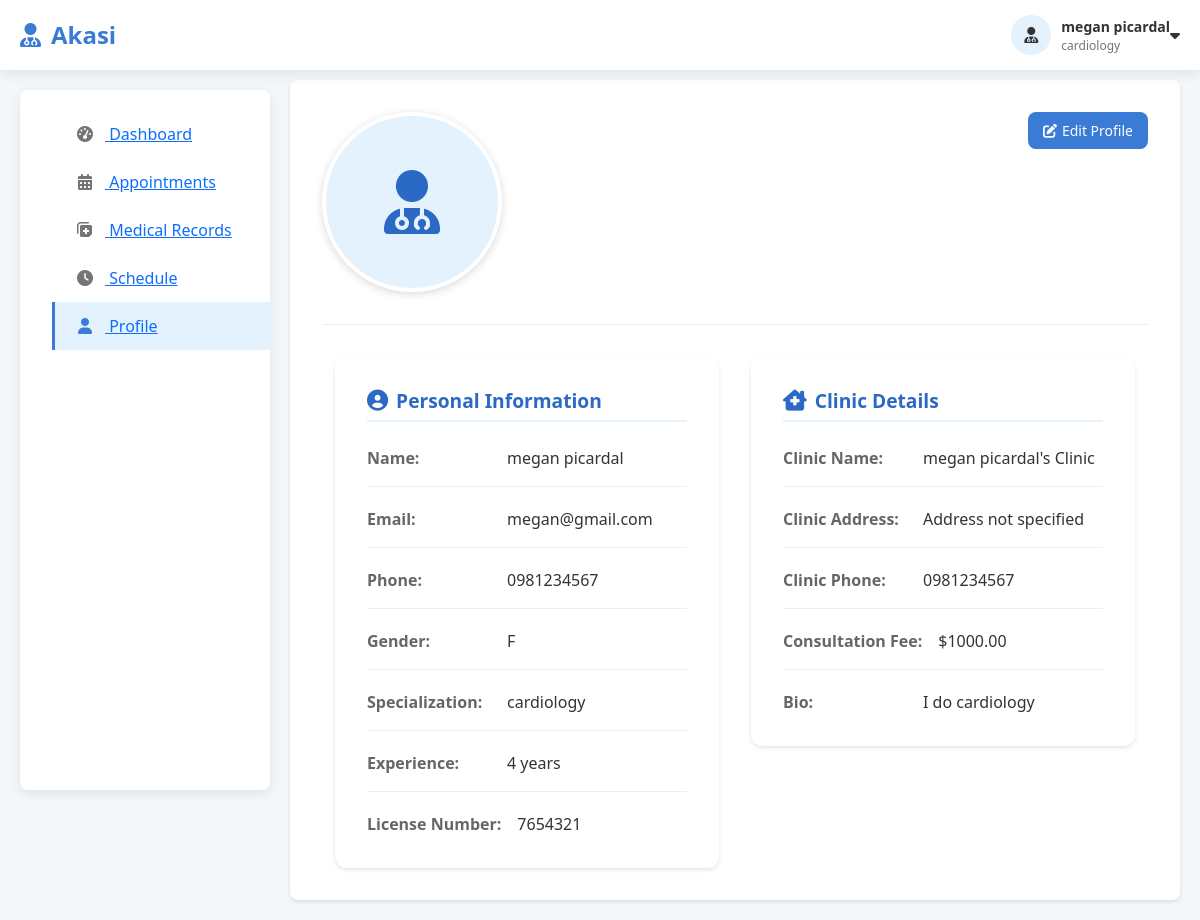
The page /one/doctor_profile.php (signed in) on the database its author committed.
### tables this page shows
CREATE TABLE `clinic` (
  `ClinicID` int(11) NOT NULL,
  `ClinicName` varchar(255) NOT NULL,
  `ClinicAddress` varchar(255) NOT NULL,
  `ClinicPhone` varchar(20) NOT NULL,
  `DoctorID` int(11) DEFAULT NULL
);

CREATE TABLE `doctor` (
  `DoctorID` int(11) NOT NULL,
  `DoctorName` varchar(255) NOT NULL,
  `DoctorEmail` varchar(255) NOT NULL,
  `DoctorPhone` varchar(20) NOT NULL,
  `DoctorGender` char(1) DEFAULT NULL,
  `Specialization` varchar(100) NOT NULL,
  `LicenseNumber` varchar(50) NOT NULL,
  `Bio` text DEFAULT NULL,
  `Experience` smallint(6) DEFAULT NULL,
  `ConsultationFee` decimal(10,2) NOT NULL,
  `DoctorPassword` varchar(255) NOT NULL,
  `DoctorCreated` timestamp NOT NULL DEFAULT current_timestamp(),
  `profile_picture` varchar(255) DEFAULT NULL
);

### one/doctor_profile.php (the view, shortened to what this page needs)
<?php
$pdo = getDBConnection();
$doctorId = $_SESSION['user_id'] ?? null;
$stmt = $pdo->prepare("
    SELECT d.*, c.ClinicName, c.ClinicAddress, c.ClinicPhone
    FROM doctor d
    LEFT JOIN clinic c ON d.DoctorID = c.DoctorID
    WHERE d.DoctorID = ?
");
$stmt->execute([$doctorId]);
$doctorData = $stmt->fetch(PDO::FETCH_ASSOC);
?>
<!DOCTYPE html>
<html lang="en">
<head>
        <link rel="stylesheet" href="https://cdnjs.cloudflare.com/ajax/libs/bootstrap/5.3.0/css/bootstrap.min.css">
    <link rel="stylesheet" href="https://cdnjs.cloudflare.com/ajax/libs/font-awesome/6.0.0/css/all.min.css">
    <link rel="stylesheet" href="../css/doctor_profile.css">
    <link rel="stylesheet" href="../css/profile_new.css">
</head>
<body>
    <header>
        <div class="header-container">
            <div class="logo">
                <i class="fas fa-user-md"></i>Akasi
            </div>
                <div class="user-profile">
                    <div class="profile-img">
                        <?php if ($doctorData['profile_picture']): ?>
                            <img src="<?php echo htmlspecialchars($doctorData['profile_picture']); ?>" alt="Doctor">
                        <?php else: ?>
                            <i class="fas fa-user-md"></i>
                        <?php endif; ?>
                    </div>
                    <div class="profile-info">
                        <div class="profile-name"><?php echo htmlspecialchars($doctorData['DoctorName']); ?></div>
                        <div class="profile-role"><?php echo htmlspecialchars($doctorData['Specialization']); ?></div>
                    </div>
                    <i class="fas fa-caret-down"></i>
                </div>
            </div>
    </header>    <div class="main-container">
        <nav class="sidebar">
            <ul class="sidebar-menu">
                <li class="menu-item">
                    <a href="doctor_home.php">
                        <i class="fas fa-tachometer-alt"></i> Dashboard
                    </a>
                </li>
                <li class="menu-item">
                    <a href="doctor_appointment.php">
                        <i class="fas fa-calendar-alt"></i> Appointments
                    </a>
                </li>
                <li class="menu-item">
                    <a href="doctor_medical.php">
                        <i class="fas fa-notes-medical"></i> Medical Records
                    </a>
                </li>
                <li class="menu-item">
                    <a href="doctor_schedule.php">
                        <i class="fas fa-clock"></i> Schedule
                    </a>
                </li>
                <li class="menu-item active">
                    <a href="doctor_profile.php">
                        <i class="fas fa-user"></i> Profile
                    </a>
                </li>
            </ul>
        </nav>
        <div class="dashboard-content">
            <div class="profile-container">
                <div class="profile-header">                    <div class="profile-image">
                        <?php if ($doctorData['profile_picture']): ?>
                            <img src="<?php echo htmlspecialchars($doctorData['profile_picture']); ?>" alt="Doctor Profile">
                        <?php else: ?>
                            <div class="default-image">
                                <i class="fas fa-user-md fa-4x"></i>
                            </div>
                        <?php endif; ?>
                    </div>
                    <div class="profile-actions">
                        <button class="btn btn-primary" onclick="editProfile()">
                            <i class="fas fa-edit"></i> Edit Profile
                        </button>
                    </div>
                </div>                <div class="profile-details">                    <div class="detail-section">
                        <h3><i class="fas fa-user-circle"></i> Personal Information</h3>
                        <div class="detail-row">
                            <span class="detail-label">Name:</span>
                            <span class="detail-value"><?php echo htmlspecialchars($doctorData['DoctorName']); ?></span>
                        </div>
                        <div class="detail-row">
                            <span class="detail-label">Email:</span>
                            <span class="detail-value"><?php echo htmlspecialchars($doctorData['DoctorEmail']); ?></span>
                        </div>
                        <div class="detail-row">
                            <span class="detail-label">Phone:</span>
                            <span class="detail-value"><?php echo htmlspecialchars($doctorData['DoctorPhone']); ?></span>
                        </div>
                        <div class="detail-row">
                            <span class="detail-label">Gender:</span>
                            <span class="detail-value"><?php echo htmlspecialchars($doctorData['DoctorGender'] ?? ''); ?></span>
                        </div>
                        <div class="detail-row">
                            <span class="detail-label">Specialization:</span>
                            <span class="detail-value"><?php echo htmlspecialchars($doctorData['Specialization']); ?></span>
                        </div>
                        <div class="detail-row">
                            <span class="detail-label">Experience:</span>
                            <span class="detail-value"><?php echo $doctorData['Experience'] ? htmlspecialchars($doctorData['Experience']) . ' years' : 'Not specified'; ?></span>
                        </div>
                        <div class="detail-row">
                            <span class="detail-label">License Number:</span>
                            <span class="detail-value"><?php echo htmlspecialchars($doctorData['LicenseNumber']); ?></span>
                        </div>
                    </div>
                    <div class="detail-section">
                        <h3><i class="fas fa-clinic-medical"></i> Clinic Details</h3>
                        <div class="detail-row">
                            <span class="detail-label">Clinic Name:</span>
                            <span class="detail-value"><?php echo htmlspecialchars($doctorData['ClinicName'] ?? ''); ?></span>
                        </div>
                        <div class="detail-row">
                            <span class="detail-label">Clinic Address:</span>
                            <span class="detail-value"><?php echo htmlspecialchars($doctorData['ClinicAddress'] ?? ''); ?></span>
                        </div>
                        <div class="detail-row">
                            <span class="detail-label">Clinic Phone:</span>
                            <span class="detail-value"><?php echo htmlspecialchars($doctorData['ClinicPhone'] ?? ''); ?></span>
                        </div>
                        <div class="detail-row">
                            <span class="detail-label">Consultation Fee:</span>
                            <span class="detail-value"><?php echo $doctorData['ConsultationFee'] ? '$'.htmlspecialchars($doctorData['ConsultationFee']) : ''; ?></span>
                        </div>
                        <div class="detail-row">
                            <span class="detail-label">Bio:</span>
                            <span class="detail-value"><?php echo htmlspecialchars($doctorData['Bio'] ?? ''); ?></span>
                        </div>
                    </div>
                </div>
            </div>
        </div>
    </div>
</body>
</html>

### css/doctor_profile.css (style rules this page uses)
:root { --primary: #3a7bd5; --primary-light: #e3f2fd; --secondary: #00d2ff; --success: #4caf50; --warning: #ff9800; --danger: #f44336; --gray: #757575; --light-gray: #f5f5f5; --white: #ffffff; --shadow: 0 4px 12px rgba(0, 0, 0, 0.08); --border-radius: 8px; }
* { margin: 0; padding: 0; box-sizing: border-box; font-family: 'Segoe UI', Tahoma, Geneva, Verdana, sans-serif; }
body { background-color: #f9f9f9; color: #333; }
header { background-color: var(--white); box-shadow: var(--shadow); position: fixed; width: 100%; top: 0; z-index: 1000; padding: 0 20px; }
.header-container { display: flex; justify-content: space-between; align-items: center; height: 70px; max-width: 1400px; margin: 0 auto; }
.logo { font-size: 1.5rem; font-weight: 700; color: var(--primary); display: flex; align-items: center; }
.logo i { margin-right: 10px; }
.user-profile { display: flex; align-items: center; cursor: pointer; position: relative; }
.profile-img { width: 40px; height: 40px; border-radius: 50%; background-color: var(--primary-light); display: flex; align-items: center; justify-content: center; margin-right: 10px; overflow: hidden; }
.profile-info { display: flex; flex-direction: column; }
.profile-name { font-weight: 600; font-size: 14px; }
.profile-role { font-size: 12px; color: var(--gray); }
.main-container { display: flex; max-width: 1400px; margin: 80px auto 20px; padding: 0 20px; }
.sidebar { width: 250px; background-color: var(--white); border-radius: var(--border-radius); box-shadow: var(--shadow); padding: 20px 0; margin-right: 20px; height: calc(100vh - 100px); position: sticky; top: 90px; }
.sidebar-menu { list-style: none; }
.menu-item { padding: 12px 20px; display: flex; align-items: center; cursor: pointer; transition: background-color 0.2s; border-left: 3px solid transparent; }
.menu-item.active, .menu-item:hover { background-color: var(--primary-light); border-left: 3px solid var(--primary); }
.menu-item i { margin-right: 10px; color: var(--gray); width: 20px; text-align: center; }
.menu-item.active i, .menu-item:hover i { color: var(--primary); }
.dashboard-content { flex: 1; }
.btn { padding: 8px 15px; border-radius: var(--border-radius); border: none; font-size: 14px; cursor: pointer; display: flex; align-items: center; transition: all 0.2s; }
.btn i { margin-right: 5px; }
.btn-primary { background-color: var(--primary); color: var(--white); }

### css/profile_new.css (style rules this page uses)
body { background-color: #f4f7fa; }
.profile-container { padding: 2rem; background: #fff; border-radius: 8px; box-shadow: 0 2px 4px rgba(0, 0, 0, 0.1); margin: 0; width: 100%; }
.profile-header { display: flex; justify-content: space-between; align-items: flex-start; margin-bottom: 2rem; padding-bottom: 2rem; border-bottom: 1px solid #eee; }
.profile-image { width: 180px; height: 180px; border-radius: 50%; overflow: hidden; background: #f5f5f5; display: flex; align-items: center; justify-content: center; border: 4px solid #fff; box-shadow: 0 2px 8px rgba(0, 0, 0, 0.15); position: relative; }
.profile-image .default-image { width: 100%; height: 100%; display: flex; align-items: center; justify-content: center; background: #e3f2fd; color: #2a69c4; }
.default-image { width: 100%; height: 100%; display: flex; align-items: center; justify-content: center; background: #e9ecef; color: #6c757d; }
.profile-details { display: grid; grid-template-columns: 1fr; gap: 2rem; }
@media (min-width: 769px) and (max-width: 1200px) { .profile-details { grid-template-columns: 1fr; max-width: 800px; margin-left: auto; margin-right: auto; } }
.profile-details { display: grid; grid-template-columns: repeat(auto-fit, minmax(300px, 1fr)); gap: 2rem; margin-top: 2rem; }
.detail-section { background: #ffffff; padding: 2rem; border-radius: 12px; box-shadow: 0 2px 4px rgba(0, 0, 0, 0.1); height: fit-content; }
.detail-section h3 { margin-bottom: 1.5rem; color: #2a69c4; font-size: 1.2rem; font-weight: 600; padding-bottom: 0.5rem; border-bottom: 2px solid #e3f2fd; display: flex; align-items: center; }
.detail-section h3 i { margin-right: 0.5rem; font-size: 1.1em; }
.detail-row { display: flex; margin-bottom: 1.25rem; padding-bottom: 1rem; border-bottom: 1px solid #eee; align-items: flex-start; }
.detail-row:last-child { margin-bottom: 0; padding-bottom: 0; border-bottom: none; }
.detail-label { font-weight: 600; min-width: 140px; color: #666; padding-right: 1rem; }
.detail-value { color: #333; flex: 1; word-break: break-word; }

### rows shown on the page
clinic: DoctorID.DoctorName "megan picardal", DoctorID.Specialization "cardiology", DoctorID.DoctorEmail "megan@gmail.com", DoctorID.DoctorPhone "0981234567", DoctorID.DoctorGender "F", DoctorID.Experience "4", DoctorID.LicenseNumber "7654321", ClinicName "megan picardal's Clinic", ClinicAddress "Address not specified", ClinicPhone "0981234567", DoctorID.ConsultationFee "1000.00", DoctorID.Bio "I do cardiology"
